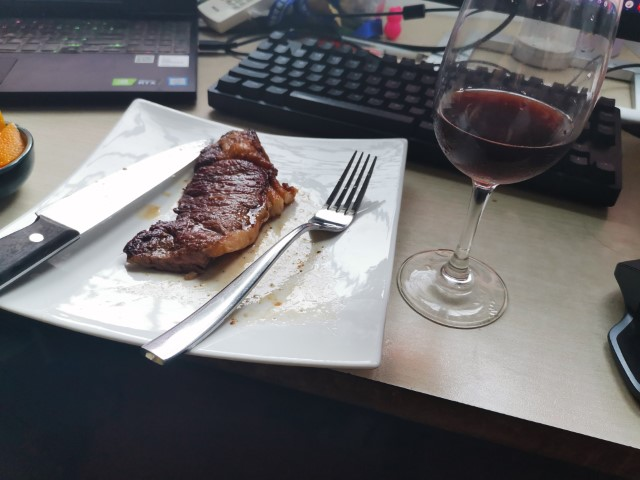
#> input picture 计算机科学与技术/计算机视觉_学硕专硕/作业/2021/code/assignment4/b_02.jpg, 640 x 480 px
$ python describe.py
#> lines starting #> are read from the running program, lines starting #| are printed output that depends on the picture; after the words box and inside, x2 and y2 are one past the last pixel; in counts of white or black regions, pixels touching at a corner belong together
import numpy as np
import cv2 as cv
from matplotlib import pyplot as plt

# https://docs.opencv.org/master/da/df5/tutorial_py_sift_intro.html
# https://docs.opencv.org/master/df/dd2/tutorial_py_surf_intro.html

img = cv.imread('b_02.jpg')
#> img is the input picture: shape (480, 640, 3); mean B, G, R 108.4, 106.7, 108.2
gray= cv.cvtColor(img,cv.COLOR_BGR2GRAY)
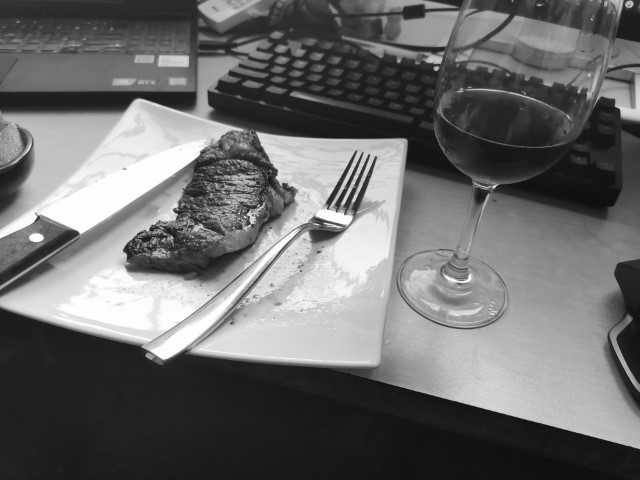
#> gray: shape (480, 640); min 13, max 255, mean 107.4
# https://www.cnblogs.com/xingnie/p/10230278.html
# 需要根据版本装包,这里用 pip install opencv-contrib-python==3.4.2.16
sift = cv.xfeatures2d.SIFT_create()
kp = sift.detect(gray,None)
#> kp = 991 keypoints; strongest (x, y, size): (37, 238, 7.7), (436, 68, 2.9), (160, 317, 56.3), (353, 200, 2.6)
img=cv.drawKeypoints(gray,kp,img)
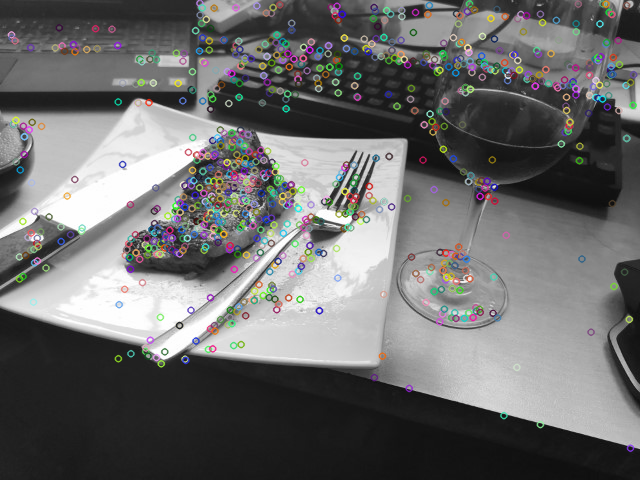
#> img: shape (480, 640, 3); mean B, G, R 108, 108.2, 108.3
cv.imwrite('sift_keypoints.jpg',img)

img=cv.drawKeypoints(gray,kp,img,flags=cv.DRAW_MATCHES_FLAGS_DRAW_RICH_KEYPOINTS)
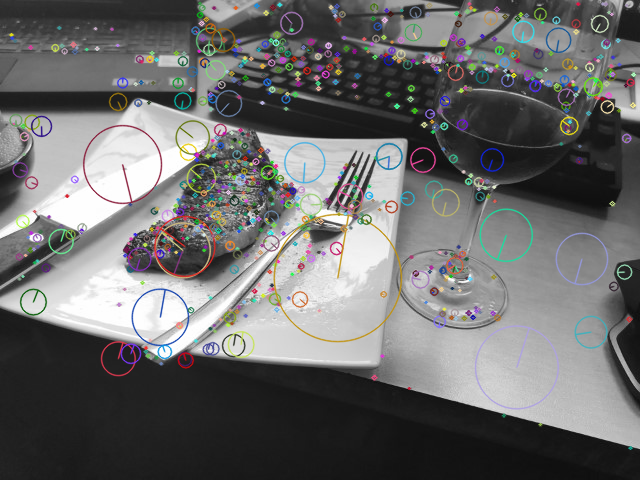
#> img: shape (480, 640, 3); 17.58% of pixels changed, all inside (x1, y1, x2, y2) = (7, 0, 638, 453)
cv.imwrite('sift_keypoints2.jpg',img)

#> (the run stopped early here; a loop or call above may not have finished)

$ run again, with 计算机科学与技术/计算机视觉_学硕专硕/作业/2021/code/assignment4/b_01.jpg copied over 计算机科学与技术/计算机视觉_学硕专硕/作业/2021/code/assignment4/b_02.jpg
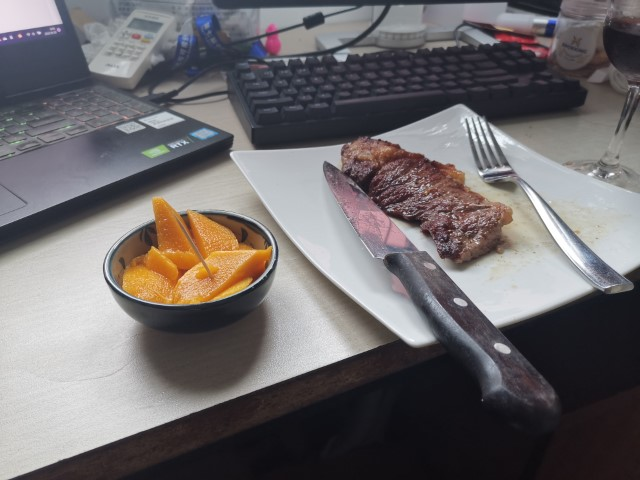
#> input picture 计算机科学与技术/计算机视觉_学硕专硕/作业/2021/code/assignment4/b_01.jpg, 640 x 480 px
#> img is the input picture: shape (480, 640, 3); mean B, G, R 107.8, 106.4, 110.6
#> `gray= cv.cvtColor(img,cv.COLOR_BGR2GRAY)`:
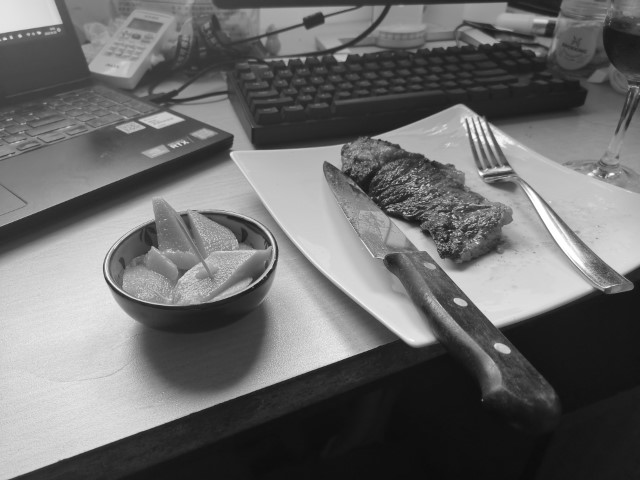
#> gray: shape (480, 640); min 11, max 255, mean 107.8
#> kp = 963 keypoints; strongest (x, y, size): (503, 348, 8.3), (307, 343, 50.2), (512, 290, 50.5), (458, 301, 5.5)
#> `img=cv.drawKeypoints(gray,kp,img,flags=cv.DRAW_MATCHES_FLAGS_DRAW_RICH..`:
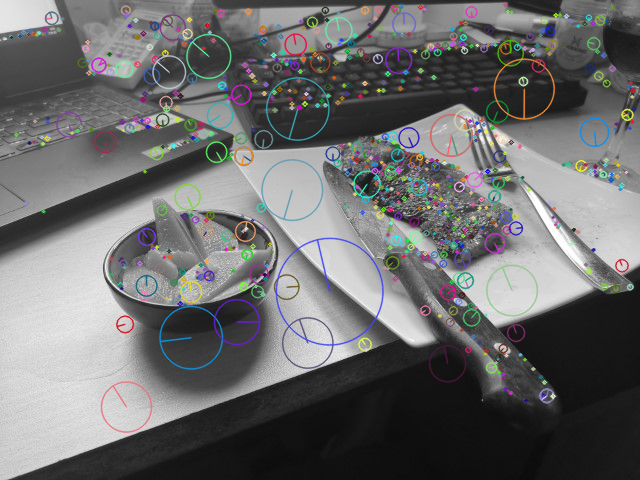
#> img: shape (480, 640, 3); mean B, G, R 108.9, 108.6, 108.3

$ run again, with 计算机科学与技术/计算机视觉_学硕专硕/作业/2021/code/assignment4/b_03.jpg copied over 计算机科学与技术/计算机视觉_学硕专硕/作业/2021/code/assignment4/b_02.jpg
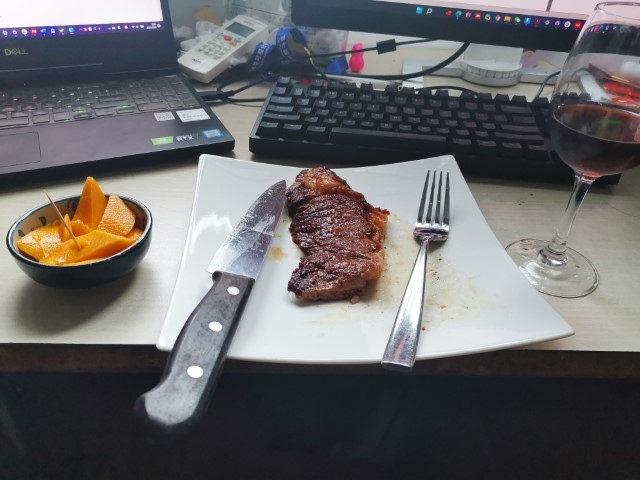
#> input picture 计算机科学与技术/计算机视觉_学硕专硕/作业/2021/code/assignment4/b_03.jpg, 640 x 480 px
#> img is the input picture: shape (480, 640, 3); mean B, G, R 104, 103, 103.9
#> `gray= cv.cvtColor(img,cv.COLOR_BGR2GRAY)`:
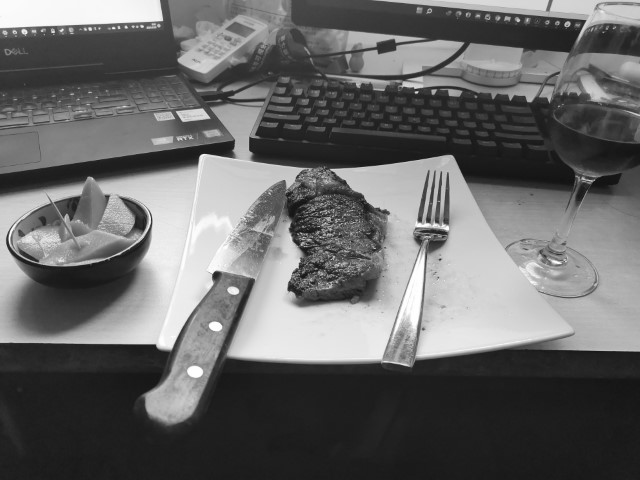
#> gray: shape (480, 640); min 15, max 255, mean 103.4
#> kp = 1057 keypoints; strongest (x, y, size): (416, 92, 2), (216, 275, 6.1), (142, 26, 2), (126, 27, 1.9)
#> `img=cv.drawKeypoints(gray,kp,img,flags=cv.DRAW_MATCHES_FLAGS_DRAW_RICH..`:
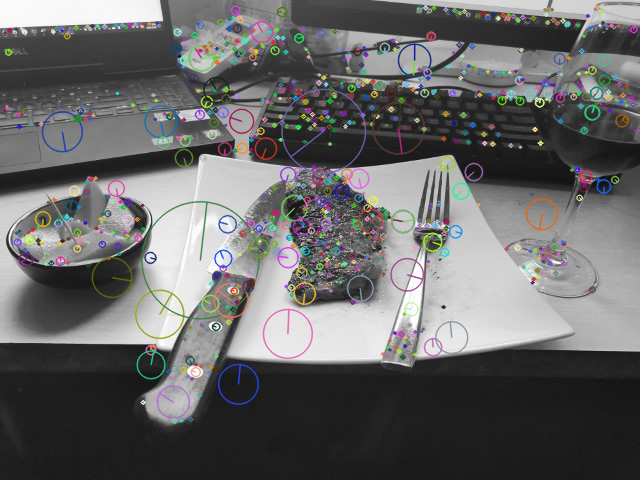
#> img: shape (480, 640, 3); mean B, G, R 103.8, 103.8, 103.8
